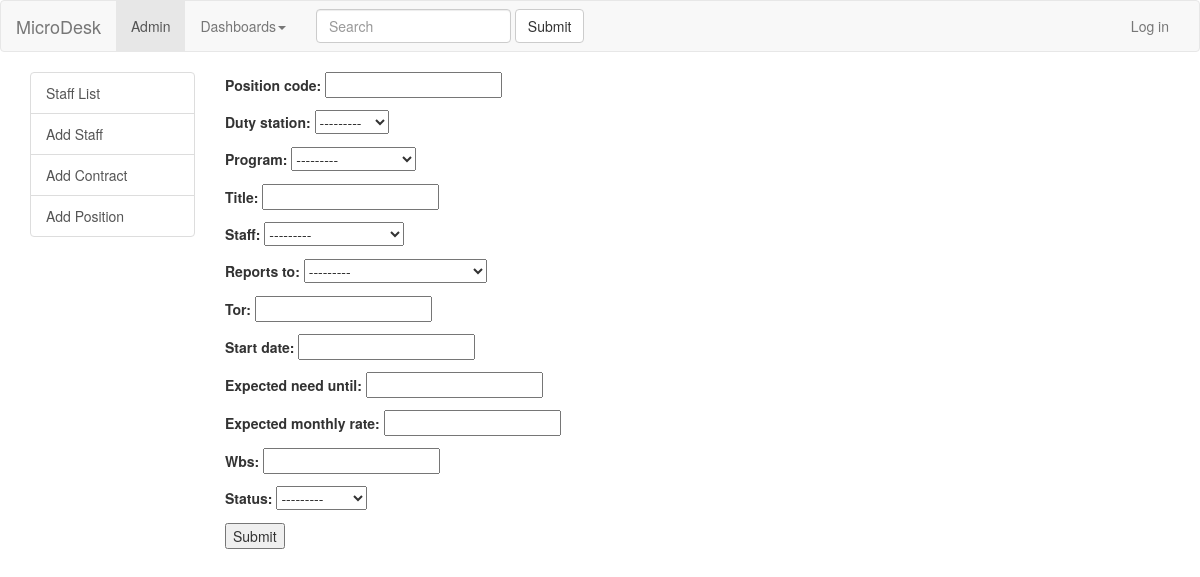
Page /hr/position-form/ on the earlier database version.
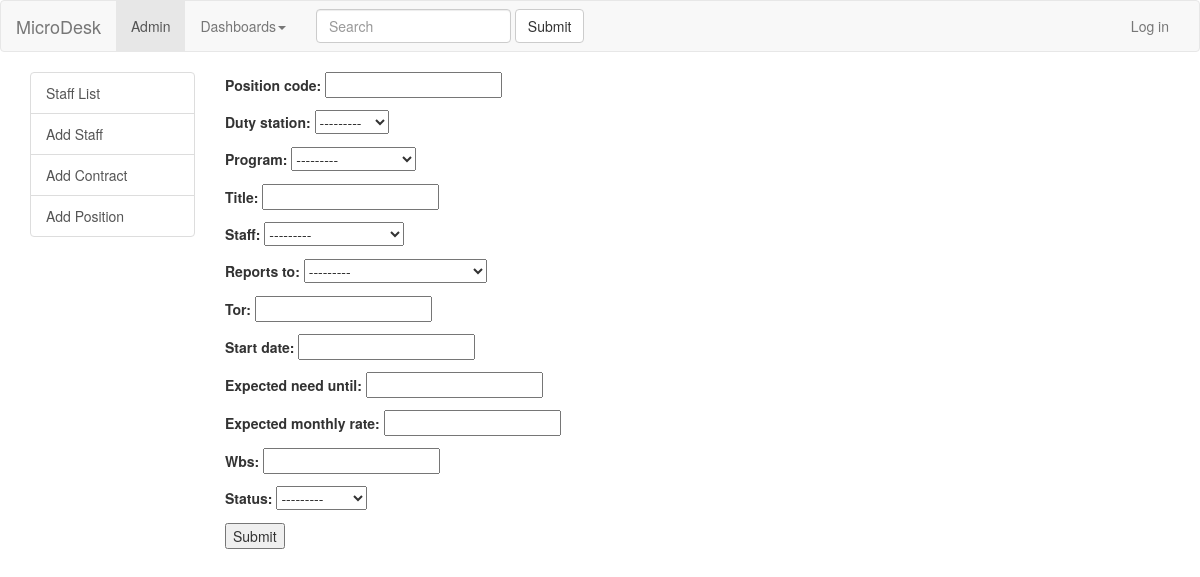
Same page on the later database version.
### hr/models.py (models this page shows)
class Position(models.Model):
    position_code = models.CharField(max_length=16)
    duty_station = models.ForeignKey(Duty_Station)
    program = models.ForeignKey(Program)
    title = models.CharField(max_length=64, unique=True)
    staff = models.OneToOneField(Staff, blank=True)
    reports_to = models.ForeignKey('Position', blank=True, null=True)
    tor = models.CharField(max_length=1024)
    start_date = models.DateField()
    expected_need_until = models.DateField(blank=True, null=True)
    expected_monthly_rate = models.IntegerField()
    wbs = models.CharField(max_length=32)
    status = models.ForeignKey(Position_Status)
    class Meta:
        verbose_name_plural = '  POSITIONS'
    def __unicode__(self):
        return self.title
    def active_contract(self):
        c = Contract.objects.get(position=self)
        if c:
            t = timezone.now().date()
            return c.start_date <= t <= c.end_date
        else:
            return False
    active_contract.boolean = True

### hr/views.py (the view, shortened to what this page needs)
class PositionView(FormView):
    template_name = 'hr/generic_form.html'
    form_class = PositionForm
    success_url = '/hr/staff_list'

### hr/forms.py
class PositionForm(ModelForm):
    class Meta:
        model = Position
        exclude = ['', ]

### hr/models.py (called while the page is built)
    def __unicode__(self):
        return self.name

    def __unicode__(self):
        return self.first_name + ' ' + self.last_name.upper()

### templates/hr/generic_form.html (shortened to what this page needs)
{% extends 'base.html' %}
{% block body-content %}
<form method="POST">
<table>
{{ form.as_p }}
</table>
<input type="submit" value="Submit" />
</form>
{% endblock %}

### templates/base.html (shortened to what this page needs)
<!DOCTYPE html>
{% load staticfiles %}
<link rel="stylesheet" href="{% static 'css/bootstrap.min.css' %}">
<link rel="stylesheet" href="{% static 'css/bootstrap.min.css' %}">
<html lang="{% if request.LANGUAGE_CODE %}{{ request.LANGUAGE_CODE }}{% else %}en{% endif %}">
    <head>
    </head>
    <body>
<nav class="navbar navbar-default">
  <div class="container-fluid">
    <div class="navbar-header">
      <a class="navbar-brand" href="{% url 'index' %}">MicroDesk</a>
    </div>
    <div class="collapse navbar-collapse" id="bs-example-navbar-collapse-1">
      <ul class="nav navbar-nav">
        <li class="active"><a href="/admin/">Admin<span class="sr-only">(current)</span></a></li>
        <li class="dropdown">
          <a href="#" class="dropdown-toggle" data-toggle="dropdown" role="button" aria-expanded="false">Dashboards<span class="caret"></span></a>
        </li>
      </ul>
      <form class="navbar-form navbar-left" role="search">
        <div class="form-group">
          <input type="text" class="form-control" placeholder="Search">
        </div>
        <button type="submit" class="btn btn-default">Submit</button>
      </form>
      <ul class="nav navbar-nav navbar-right">
        {% if user.is_authenticated %}
            <li><a href="{% url 'auth_logout' %}">Log out</a></li>
        {% else %}
            <li><a href="{% url 'auth_login' %}">Log in</a></li>
        {% endif %}
      </ul>
    </div>
  </div>
</nav>
{% block page-content %}
<div class="container">
    <div class="row">
        <div class="col-md-2">
            {% block sidebar-content %}
                <div class="list-group">
                <a href="{% url 'staff_list' %}" class="list-group-item">Staff List</a>
                <a href="{% url 'staff_form' %}" class="list-group-item">Add Staff</a>
                <a href="{% url 'contract_form' %}" class="list-group-item">Add Contract</a>
                <a href="{% url 'position_form' %}" class="list-group-item">Add Position</a>
                </div>
            {% endblock %}
        </div>
        <div class = "col-md-10">
                {% block body-content %}
                {% endblock %}
        </div>
    </div>
</div>
{% endblock %}
</body>
</html>

Differences in the rows shown:
added Position: duty_station "---------", program "---------", staff "---------", reports_to "---------", status "---------"
